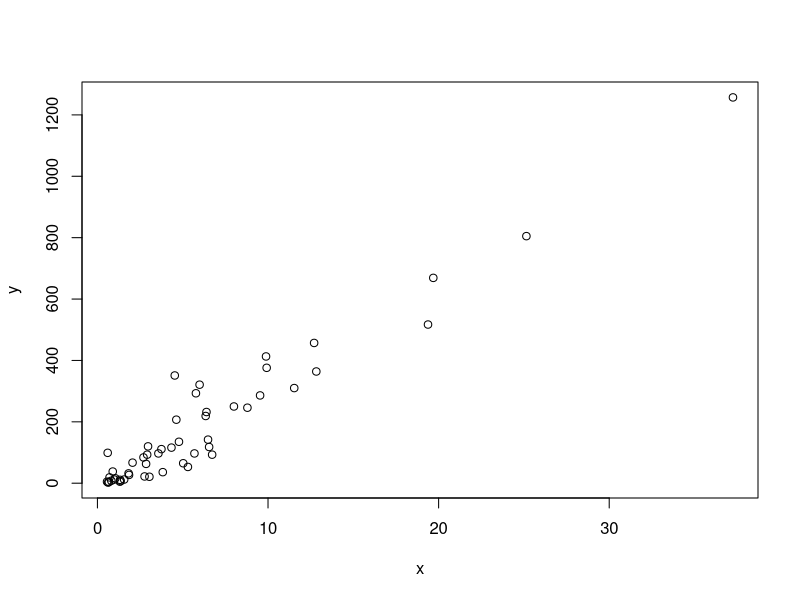
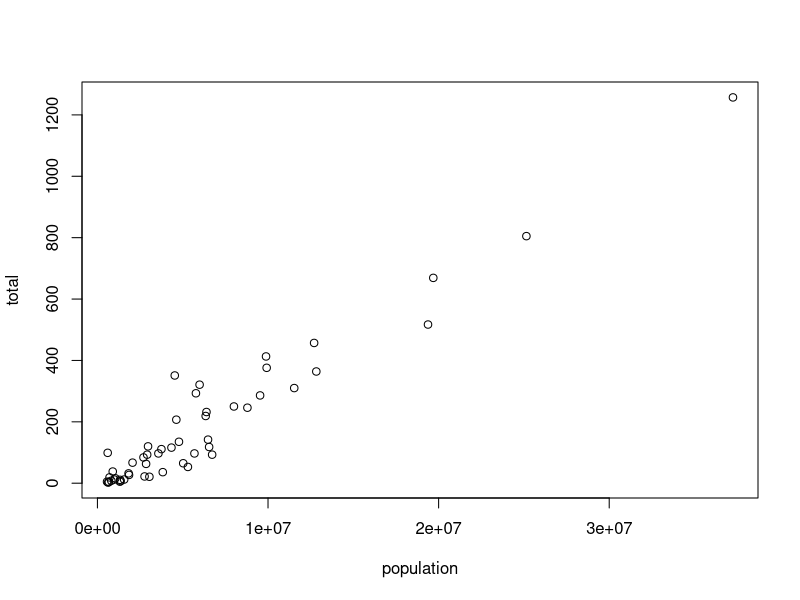
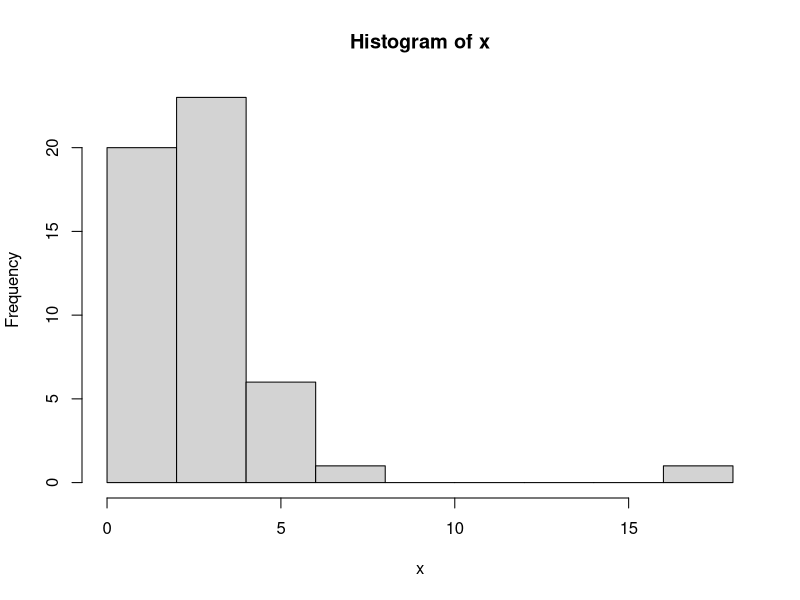
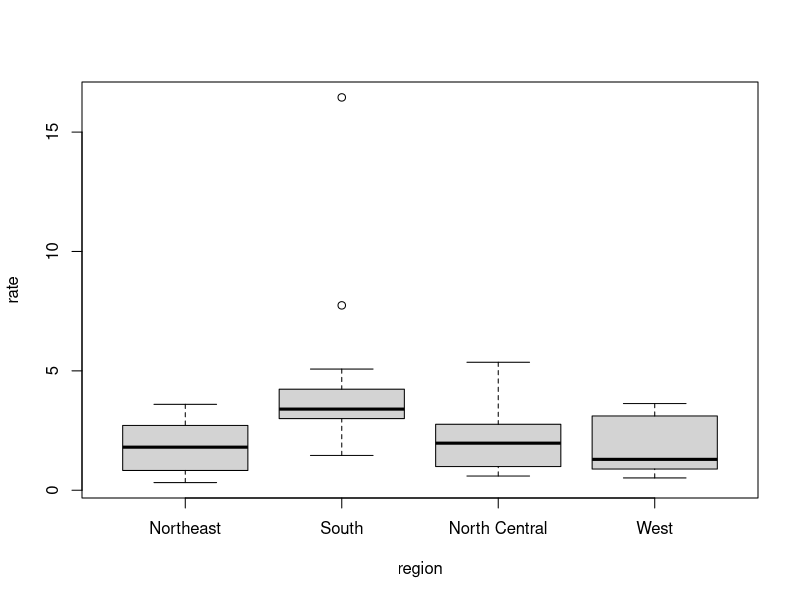
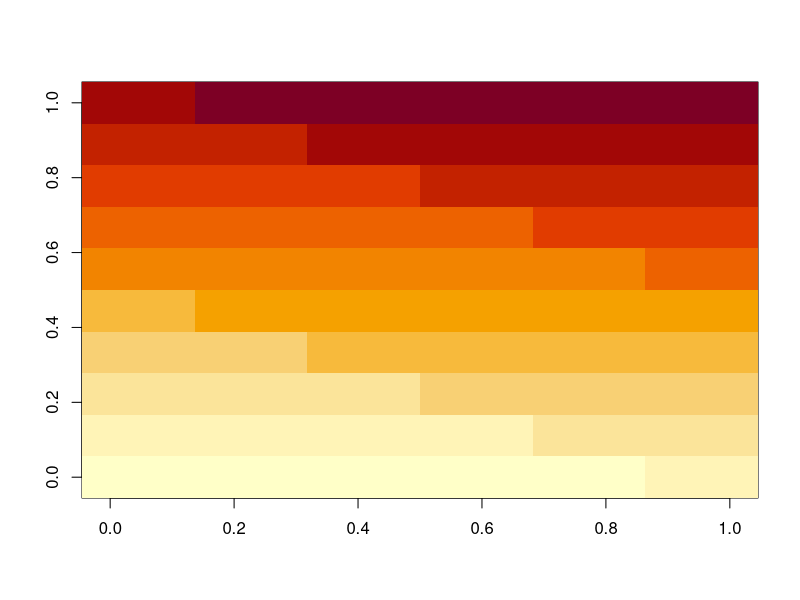
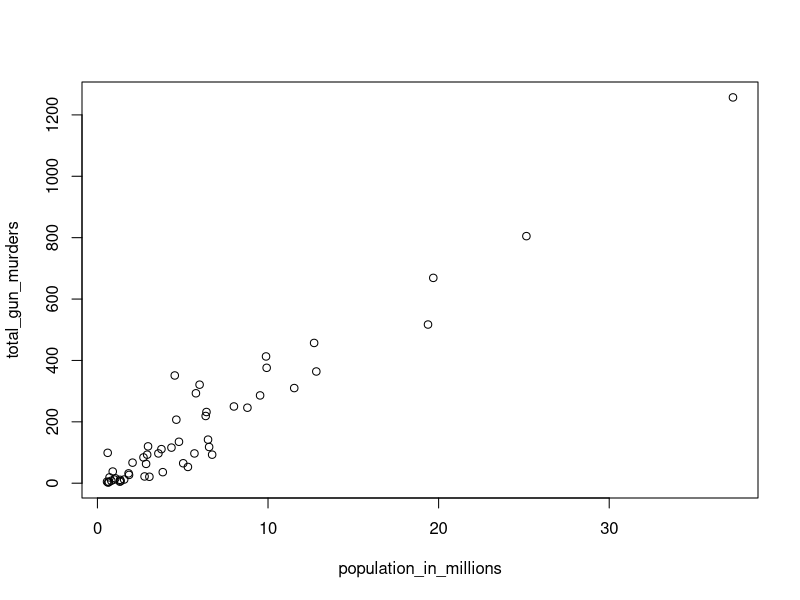
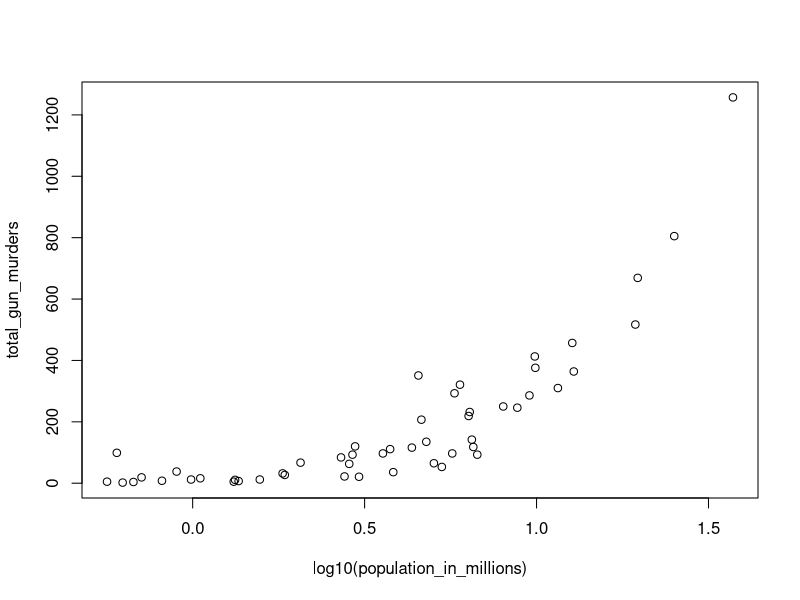
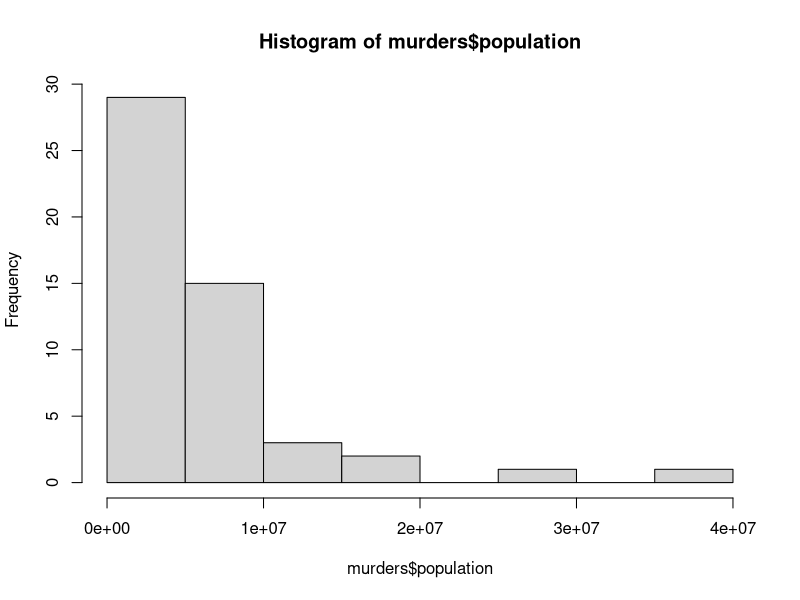

Reproduce these figures in R, in order.
## ---- chunk 1
a <- 1
b <- 1
c <- -1
## ---- chunk 2
a
## ---- chunk 3
print(a)
## ---- chunk 4
ls()
## ---- chunk 5
(-b + sqrt(b^2 - 4*a*c) ) / ( 2*a )
(-b - sqrt(b^2 - 4*a*c) ) / ( 2*a )
## ---- chunk 6
log(8)
log(a)
## ---- chunk 7
help("log")
## ---- chunk 8
?log
## ---- chunk 9
args(log)
## ---- chunk 10
log(8, base=2)
## ---- chunk 11
log(x=8, base=2)
## ---- chunk 12
log(base=2, x=8)
## ---- chunk 13
2^3
## ---- chunk 14
help("+")
## ---- chunk 15
?"+"
## ---- chunk 16
help(">")
## ---- chunk 17
?">"
## ---- chunk 18
data()
## ---- chunk 19
co2
## ---- chunk 20
pi
Inf+1
## ---- chunk 21
solution_1 <- (-b + sqrt(b^2 - 4*a*c)) / (2*a)
solution_2 <- (-b - sqrt(b^2 - 4*a*c)) / (2*a)
## ---- chunk 22
a <- 3 
b <- 2
c <- -1
(-b + sqrt(b^2 - 4*a*c)) / (2*a)
(-b - sqrt(b^2 - 4*a*c)) / (2*a)
## ---- chunk 23
## Code to compute solution to quadratic equation of the form ax^2 + bx + c
## define the variables
a <- 3 
b <- 2
c <- -1

## now compute the solution
(-b + sqrt(b^2 - 4*a*c)) / (2*a)
(-b - sqrt(b^2 - 4*a*c)) / (2*a)
## ---- chunk 24
n<-100
n*(n+1)/2
## ---- chunk 25
n<-1000
n*(n+1)/2
## ---- chunk 26
n <-1000
x<-seq(1,n)
sum(x)
## ---- chunk 27
log(sqrt(100),base=10)
## ---- chunk 28
log(exp(x))  #answer is C, because log function have 'e' as default base value
## ---- chunk 29
a <- 2
class(a)
## ---- chunk 30
library(dslabs)
data(murders)
## ---- chunk 31
class(murders)
## ---- chunk 32
str(murders)
## ---- chunk 33
head(murders)
## ---- chunk 34
murders$population
## ---- chunk 35
names(murders)
## ---- chunk 36
pop <- murders$population
length(pop)
## ---- chunk 37
class(pop)
## ---- chunk 38
class(murders$state)
## ---- chunk 39
z <-3 ==2
z
class(z)
## ---- chunk 40
?Comparison
## ---- chunk 41
class(1)
class(1L)
## ---- chunk 42
class(murders$region)
## ---- chunk 43
levels(murders$region) 
murders$region
## ---- chunk 44
region <- murders$region
value <- murders$total
region <- reorder(region, value, FUN = sum)
levels(region)
## ---- chunk 45
record <- list(name="John Doe", student_id=1234, grades=c(95,82,91,97,93), final_grade="A")
## ---- chunk 46
record
class(record)
## ---- chunk 47
record$student_id
## ---- chunk 48
record[["student_id"]]
## ---- chunk 49
record2 <- list("John Doe", 1234)
record2
## ---- chunk 50
record2[[1]]
## ---- chunk 51
mat <- matrix(1:12, 4, 3)
mat
## ---- chunk 52
mat[2,3]
## ---- chunk 53
mat[2,]
## ---- chunk 54
mat[,3]
## ---- chunk 55
mat[,2:3]
## ---- chunk 56
mat[1:2, 2:3]
## ---- chunk 57
as.data.frame(mat)
## ---- chunk 58
data("murders")
murders[25,1]
murders[2:3,]
## ---- chunk 59
library(dslabs)
data("murders")
## ---- chunk 60
str(murders)
## ---- chunk 61
names(murders) #answer is below
## ---- chunk 62
a <- murders$abb
class(a)
## ---- chunk 63
b<-murders[,2]
identical(a, b)
## ---- chunk 64
class(murders$region)
## ---- chunk 65
length(levels(murders$region))
## ---- chunk 66
table(murders$region)
## ---- chunk 67
codes<-c(380,124,818)
codes
## ---- chunk 68
country <- c("Italy","canand","egypt")
## ---- chunk 69
country <- c('Italy','canada','egypt')
## ---- chunk 70
# country <- c(italy, 'canada, egypt)
## ---- chunk 71
codes<-c(italy=380,canada=124,egypt=818)
codes
## ---- chunk 72
class(codes)
## ---- chunk 73
names(codes)
## ---- chunk 74
codes <- c("italy" = 380, "canada" = 124, "egypt" = 818)
codes
## ---- chunk 75
codes <- c(380,124, 818)
country <- c('italy','canada','egypt')
names(codes) <- country
codes
## ---- chunk 76
seq(1,10)
## ---- chunk 77
seq(1,10,2)
## ---- chunk 78
1:10
## ---- chunk 79
class(1:10)
## ---- chunk 80
class(seq(1,10,0.5))
## ---- chunk 81
codes[2]
## ---- chunk 82
codes[c(1,3)]
## ---- chunk 83
codes[1:3]
## ---- chunk 84
codes["canada"]
codes[c("egypt","italy")]
## ---- chunk 85
x <- c(1, "cananda", 3)
## ---- chunk 86
x
class(x)
## ---- chunk 87
x <- 1:5 #class(x) is 'integer' right now.
y <- as.character(x)
y
## ---- chunk 88
as.numeric(y)
## ---- chunk 89
x<-c("1","b","3")
as.numeric(x)
## ---- chunk 90
temp<-c(25,88,42,84,81,30)
## ---- chunk 91
city <- c('Beijing', 'Lagos', 'Paris', 'Rio de Janeiro', 'San Juan', 'Toronto')
## ---- chunk 92
names(temp) <- city
## ---- chunk 93
temp[1:3]
## ---- chunk 94
temp[c("Paris","San Juan")]
## ---- chunk 95
12:73
## ---- chunk 96
seq(1,100,2)
## ---- chunk 97
length(seq(6,55,4/7))
## ---- chunk 98
a <- seq(1, 10, 0.5)
class(a)
#The answer is "numeric"
## ---- chunk 99
a <- seq(1, 10)
class(a)
# The answer is "integer"
## ---- chunk 100
class(1)
class(1L)
1L
## ---- chunk 101
x <- c("1", "3", "5")
x <- as.integer(x)
class(x) #confirm that class of x is 'integer'.
## ---- chunk 102
library(dslabs)
data(murders)
sort(murders$total)
## ---- chunk 103
x <- c(31, 4, 15, 92, 65)
sort(x)
## ---- chunk 104
index<-order(x)
x[index]
## ---- chunk 105
x
order(x)
## ---- chunk 106
murders$state[1:6]
murders$abb[1:6]
## ---- chunk 107
ind <- order(murders$total)
murders$abb[ind]
## ---- chunk 108
max(murders$total)
## ---- chunk 109
i_max <- which.max(murders$total)
murders$state[i_max]
## ---- chunk 110
x<-c(31,4,15,92,65)
rank(x)
## ---- chunk 111
x <- c(1, 2, 3)
y <- c(10, 20, 30, 40, 50, 60, 70)
x+y
## ---- chunk 112
library(dslabs)
data("murders")
## ---- chunk 113
pop <- murders$population
pop <- sort(pop)
pop[1]
## ---- chunk 114
pop <- murders$population
pop <- order(pop)
pop[1]
## ---- chunk 115
which.min(murders$population)
## ---- chunk 116
states <- murders$state
states[which.min(murders$population)]
## ---- chunk 117
temp <- c(35, 88, 42, 84, 81, 30)
city <- c("Beijing", "Lagos", "Paris", "Rio de Janeiro", 
          "San Juan", "Toronto")
city_temps <- data.frame(name = city, temperature = temp)
## ---- chunk 118
ranks <- rank(murders$population)
my_df <- data.frame(name=murders$state, rank=ranks)
my_df
## ---- chunk 119
ind <- order(murders$population)
my_df <- data.frame(name=murders$state[ind], rank=ranks[ind])
my_df
## ---- chunk 120
data("na_example")  
str(na_example)
## ---- chunk 121
mean(na_example)
## ---- chunk 122
ind <- is.na(na_example)
sum(ind)
table(ind) # I can use this function too.
# The answer is 145.
## ---- chunk 123
mean(na_example[!ind])
## ---- chunk 124
library(dslabs)
data("murders")
murders$state[which.max(murders$total)]
## ---- chunk 125
inches <- c(69,62,66,70,73,67,73,67,70)
## ---- chunk 126
inches * 2.54
## ---- chunk 127
inches-69
## ---- chunk 128
murder_rate <- murders$total/murders$population*100000
## ---- chunk 129
murders$abb[order(murder_rate)]
## ---- chunk 130
temp <- c(35, 88, 42, 84, 81, 30)
city <- c("Beijing", "Lagos", "Paris", "Rio de Janeiro", 
          "San Juan", "Toronto")
city_temps <- data.frame(name = city, temperature = temp)
## ---- chunk 131
city_temps <- data.frame(name=city, temperature = 5/9*(temp-32))
## ---- chunk 132
sum((1/seq(1,100)^2))
## ---- chunk 133
murder_rate <- murders$total/murders$population*100000
mean(murder_rate)
## ---- chunk 134
library(dslabs)
data("murders")
## ---- chunk 135
murder_rate <- murders$total/murders$population*100000
## ---- chunk 136
ind <- murder_rate<0.71
## ---- chunk 137
ind <- murder_rate <= 0.71
## ---- chunk 138
murders$state[ind]
## ---- chunk 139
sum(ind)
## ---- chunk 140
TRUE & TRUE
TRUE & FALSE
FALSE & FALSE
## ---- chunk 141
west <- murders$region=="West"
safe <- murder_rate <= 1
## ---- chunk 142
ind <- safe & west
murders$state[ind]
## ---- chunk 143
ind <- which(murders$state == "California")
murder_rate[ind]
## ---- chunk 144
ind <- match(c("New York", "Florida", "Texas"), murders$state)
ind
## ---- chunk 145
murder_rate[ind]
## ---- chunk 146
c("Boston", "Dakota", "Washington") %in% murders$state
## ---- chunk 147
match(c("New York","Florida","Texas"),murders$state)
which(murders$state%in%c("New York", "Florida", "Texas"))
# Here murders$state%in%c("New York", "Florida", "Texas"), note that murders$state is first vector here. not second vector.
## ---- chunk 148
library(dslabs)
data("murders")
## ---- chunk 149
murder_rate <- murders$total/murders$population*100000
low <- murder_rate < 1
## ---- chunk 150
which(low)
## ---- chunk 151
murders$state[which(low)]
## ---- chunk 152
murders$state[murders$region == "Northeast" & low]
## ---- chunk 153
avg <- mean(murder_rate)
sum(murder_rate<avg)
## ---- chunk 154
ind <- match(c("AK","MI","IA"),murders$abb)
murders$state[ind]
## ---- chunk 155
which(c('MA','ME',"MI","MO","MU")%in%murders$abb)
## ---- chunk 156
which(!(c('MA','ME',"MI","MO","MU")%in%murders$abb))
## ---- chunk 157
x <- murders$population / 10^6
y <- murders$total
plot(x, y)
## ---- chunk 158
with(murders, plot(population, total))
## ---- chunk 159
x <- with(murders, total / population * 100000)
hist(x)
## ---- chunk 160
murders$state[which.max(x)]
## ---- chunk 161
murders$rate <- with(murders, total / population * 100000)
boxplot(rate~region, data = murders)
## ---- chunk 162
x <- matrix(1:120, 12, 10)
image(x)
## ---- chunk 163
library(dslabs)
data(murders)
population_in_millions <- murders$population/10^6
total_gun_murders <- murders$total
plot(population_in_millions, total_gun_murders)
## ---- chunk 164
plot(log10(population_in_millions), total_gun_murders)
## ---- chunk 165
hist(murders$population)
## ---- chunk 166
boxplot(population~region,data=murders)
